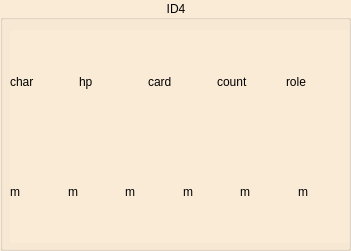
   <widget class="QGroupBox" name="gb4">
    <property name="geometry">
     <rect>
      <x>710</x>
      <y>0</y>
      <width>351</width>
      <height>251</height>
     </rect>
    </property>
    <property name="styleSheet">
     <string notr="true">background-color: #FAEBD7;</string>
    </property>
    <property name="title">
     <string>ID4</string>
    </property>
    <property name="alignment">
     <set>Qt::AlignCenter</set>
    </property>
    <widget class="QWidget" name="layoutWidget_4">
     <property name="geometry">
      <rect>
       <x>10</x>
       <y>30</y>
       <width>339</width>
       <height>213</height>
      </rect>
     </property>
     <layout class="QVBoxLayout" name="verticalLayout_5">
      <item>
       <layout class="QHBoxLayout" name="horizontalLayout_9">
        <item>
         <widget class="QLabel" name="char_4">
          <property name="sizePolicy">
           <sizepolicy hsizetype="Minimum" vsizetype="Minimum">
            <horstretch>0</horstretch>
            <verstretch>0</verstretch>
           </sizepolicy>
          </property>
          <property name="minimumSize">
           <size>
            <width>50</width>
            <height>100</height>
           </size>
          </property>
          <property name="text">
           <string>char</string>
          </property>
          <property name="scaledContents">
           <bool>true</bool>
          </property>
         </widget>
        </item>
        <item>
         <widget class="QLabel" name="hp_4">
          <property name="sizePolicy">
           <sizepolicy hsizetype="Minimum" vsizetype="Minimum">
            <horstretch>0</horstretch>
            <verstretch>0</verstretch>
           </sizepolicy>
          </property>
          <property name="minimumSize">
           <size>
            <width>50</width>
            <height>100</height>
           </size>
          </property>
          <property name="text">
           <string>hp</string>
          </property>
          <property name="scaledContents">
           <bool>true</bool>
          </property>
          <property name="alignment">
           <set>Qt::AlignLeading|Qt::AlignLeft|Qt::AlignVCenter</set>
          </property>
         </widget>
        </item>
        <item>
         <widget class="QLabel" name="card_4">
          <property name="sizePolicy">
           <sizepolicy hsizetype="Minimum" vsizetype="Minimum">
            <horstretch>0</horstretch>
            <verstretch>0</verstretch>
           </sizepolicy>
          </property>
          <property name="minimumSize">
           <size>
            <width>50</width>
            <height>100</height>
           </size>
          </property>
          <property name="styleSheet">
           <string notr="true"/>
          </property>
          <property name="text">
           <string>card</string>
          </property>
          <property name="scaledContents">
           <bool>true</bool>
          </property>
         </widget>
        </item>
        <item>
         <widget class="QLabel" name="count_4">
          <property name="sizePolicy">
           <sizepolicy hsizetype="Minimum" vsizetype="Minimum">
            <horstretch>0</horstretch>
            <verstretch>0</verstretch>
           </sizepolicy>
          </property>
          <property name="minimumSize">
           <size>
            <width>50</width>
            <height>100</height>
           </size>
          </property>
          <property name="text">
           <string>count</string>
          </property>
          <property name="scaledContents">
           <bool>true</bool>
          </property>
         </widget>
        </item>
        <item>
         <widget class="QLabel" name="role_4">
          <property name="sizePolicy">
           <sizepolicy hsizetype="Minimum" vsizetype="Minimum">
            <horstretch>0</horstretch>
            <verstretch>0</verstretch>
           </sizepolicy>
          </property>
          <property name="minimumSize">
           <size>
            <width>50</width>
            <height>100</height>
           </size>
          </property>
          <property name="text">
           <string>role</string>
          </property>
          <property name="scaledContents">
           <bool>true</bool>
          </property>
         </widget>
        </item>
       </layout>
      </item>
      <item>
       <layout class="QHBoxLayout" name="horizontalLayout_10">
        <item>
         <widget class="QLabel" name="m4_1">
          <property name="sizePolicy">
           <sizepolicy hsizetype="Minimum" vsizetype="Minimum">
            <horstretch>0</horstretch>
            <verstretch>0</verstretch>
           </sizepolicy>
          </property>
          <property name="minimumSize">
           <size>
            <width>50</width>
            <height>100</height>
           </size>
          </property>
          <property name="text">
           <string>m</string>
          </property>
          <property name="scaledContents">
           <bool>true</bool>
          </property>
         </widget>
        </item>
        <item>
         <widget class="QLabel" name="m4_2">
          <property name="sizePolicy">
           <sizepolicy hsizetype="Minimum" vsizetype="Minimum">
            <horstretch>0</horstretch>
            <verstretch>0</verstretch>
           </sizepolicy>
          </property>
          <property name="minimumSize">
           <size>
            <width>50</width>
            <height>100</height>
           </size>
          </property>
          <property name="text">
           <string>m</string>
          </property>
          <property name="scaledContents">
           <bool>true</bool>
          </property>
         </widget>
        </item>
        <item>
         <widget class="QLabel" name="m4_3">
          <property name="sizePolicy">
           <sizepolicy hsizetype="Minimum" vsizetype="Minimum">
            <horstretch>0</horstretch>
            <verstretch>0</verstretch>
           </sizepolicy>
          </property>
          <property name="minimumSize">
           <size>
            <width>50</width>
            <height>100</height>
           </size>
          </property>
          <property name="text">
           <string>m</string>
          </property>
          <property name="scaledContents">
           <bool>true</bool>
          </property>
         </widget>
        </item>
        <item>
         <widget class="QLabel" name="m4_4">
          <property name="sizePolicy">
           <sizepolicy hsizetype="Minimum" vsizetype="Minimum">
            <horstretch>0</horstretch>
            <verstretch>0</verstretch>
           </sizepolicy>
          </property>
          <property name="minimumSize">
           <size>
            <width>50</width>
            <height>100</height>
           </size>
          </property>
          <property name="text">
           <string>m</string>
          </property>
          <property name="scaledContents">
           <bool>true</bool>
          </property>
         </widget>
        </item>
        <item>
         <widget class="QLabel" name="m4_5">
          <property name="sizePolicy">
           <sizepolicy hsizetype="Minimum" vsizetype="Minimum">
            <horstretch>0</horstretch>
            <verstretch>0</verstretch>
           </sizepolicy>
          </property>
          <property name="minimumSize">
           <size>
            <width>50</width>
            <height>100</height>
           </size>
          </property>
          <property name="text">
           <string>m</string>
          </property>
          <property name="scaledContents">
           <bool>true</bool>
          </property>
         </widget>
        </item>
        <item>
         <widget class="QLabel" name="m4_6">
          <property name="sizePolicy">
           <sizepolicy hsizetype="Minimum" vsizetype="Minimum">
            <horstretch>0</horstretch>
            <verstretch>0</verstretch>
           </sizepolicy>
          </property>
          <property name="minimumSize">
           <size>
            <width>50</width>
            <height>100</height>
           </size>
          </property>
          <property name="text">
           <string>m</string>
          </property>
          <property name="scaledContents">
           <bool>true</bool>
          </property>
         </widget>
        </item>
       </layout>
      </item>
     </layout>
    </widget>
   </widget>
